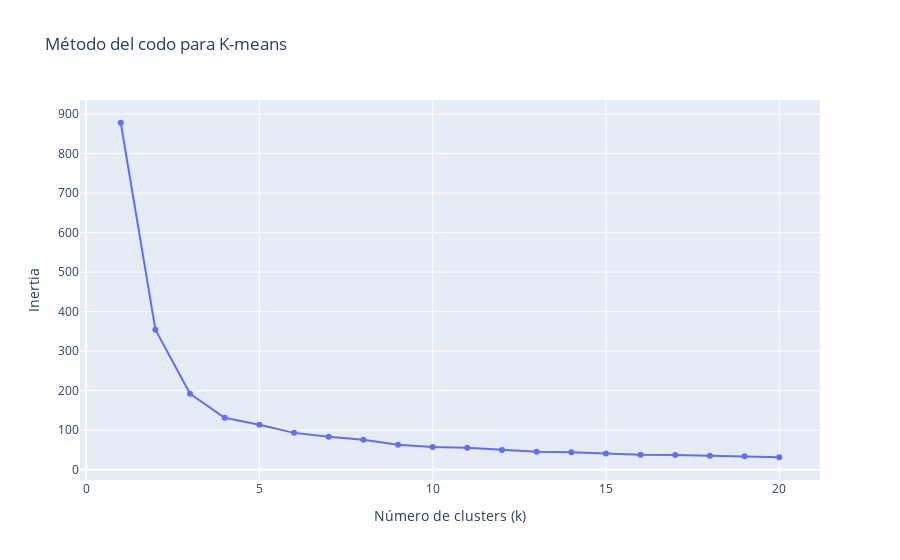

Source (notebook cell):
### Markdown cell above
**Respuesta:**

### Code cell
k_values = list(range(1, 21))
inertia_values = []


for k in k_values:
    kmeans = KMeans(n_clusters=k,n_init='auto')
    pipeline_codo = Pipeline(steps=[step1, ('preprocessor', preprocessor), ('kmeans', kmeans)])
    pipeline_codo.fit(df_retail)  # Reemplaza df_retail por tus datos
    
    inertia_values.append(pipeline_codo.named_steps['kmeans'].inertia_)

# Graficar el método del codo
fig = go.Figure()
fig.add_trace(go.Scatter(x=k_values, y=inertia_values, mode='lines+markers'))
fig.update_layout(
    xaxis_title='Número de clusters (k)',
    yaxis_title='Inertia',
    title='Método del codo para K-means'
)
fig.show()

### Figure 1 — Plotly figure (JSON) as saved in the notebook; plotly's stock layout.template omitted (floating-point values rounded to 4 significant figures)
{"data": [{"mode": "lines+markers", "type": "scatter", "x": [1, 2, 3, 4, 5, 6, 7, 8, 9, 10, 11, 12, 13, 14, 15, 16, 17, 18, 19, 20], "y": [877.9, 354.1, 192.0, 131.3, 113.8, 93.28, 83.28, 76.05, 63.5, 57.31, 55.39, 49.92, 45.72, 44.33, 40.83, 37.95, 37.25, 35.56, 34.01, 31.6]}], "layout": {"title": {"text": "Método del codo para K-means"}, "xaxis": {"title": {"text": "Número de clusters (k)"}}, "yaxis": {"title": {"text": "Inertia"}}}}
